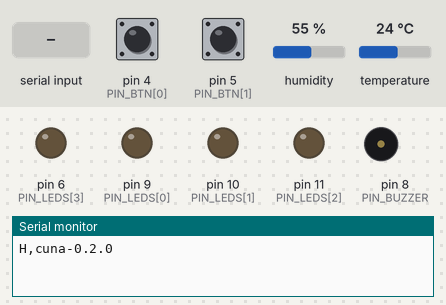
Simulated run of this sketch. Board: Arduino Uno, built with avr-gcc and run on an emulated ATmega328P. On the bench: output pins drawn as LEDs (lit = HIGH), buzzer (waves = sounding, pin HIGH), the last lines printed to the serial monitor. Inputs (shaded band) come from the test bench; at power-on: pin 4 (PIN_BTN[0]) HIGH, pin 5 (PIN_BTN[1]) HIGH, humidity 55 %, temperature 24 °C.

Above: at 1.2 s.
1.3 s: pin 4 (PIN_BTN[0]) pulled LOW for 0.15 s
3.5 s: "LIGHT\n" received over Serial
5.0 s: "BUZ\n" received over Serial
At 5.15 s:
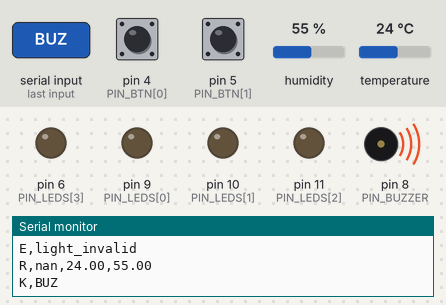
6.5 s: "TARE\n" received over Serial
Timing chart, 0 to 9.0 s (numbered marks = the images above; inputs shaded):
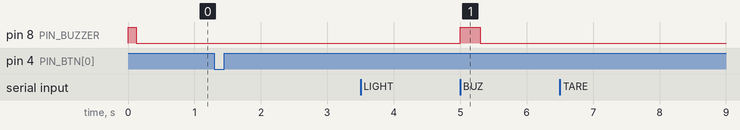

Measured:
- after the input at 5.0 s, pin 8 (PIN_BUZZER): LOW → HIGH at once, → LOW 0.30 s later

The sketch:

cuna_uno.ino
```cpp
/*
  Colchón Minuta — CUNA sin colchón (Arduino UNO por USB hacia la PC).

  Mide temperatura y humedad (DHT22 / AM2302), hace pitidos con un buzzer
  activo y maneja 4 LED con brillo y patrón giratorio. No necesita la balanza
  (HX711): envía el peso como "nan" y el puente lo ignora.
  Mismo protocolo serie que colchon_uno.ino (docs/hardware_protocolo.md), así
  que funciona con el mismo puente de Python sin cambios.

  Librerías (Herramientas > Administrar bibliotecas):
    "DHT sensor library" de Adafruit (instala también "Adafruit Unified Sensor").

  Conexiones (todo a 5 V del USB):
    DHT22   VCC (+) -> 5V, DATA (out) -> D7, GND (-) -> GND
            Si es el sensor suelto de 4 patas (no módulo ni AM2302 con cables),
            pon una resistencia de 10 kΩ entre DATA y 5V. La pata 3 no se usa.
    Buzzer  D8 -> (+) buzzer ACTIVO (-) -> GND
    LED x4  D9, D10, D11, D6 -> resistencia 220 ohm -> LED (pata larga) ; pata corta -> GND
    Botón 1 D4 <-> GND (silencia el buzzer)   Botón 2 D5 <-> GND   (INPUT_PULLUP)
  Si el buzzer consume más de 20 mA, usa un transistor 2N2222 + resistencia de 1 kΩ.

  Mensajes al PC:  H,<fw>  R,<kg>,<°C>,<%>  B,<n>  K,<cmd>  E,<código>
  Comandos del PC: LIGHT,<0|1>,<brillo>,<velocidad>  BUZ,<ms>  PING
*/
#include <DHT.h>

const char FW_VERSION[] = "cuna-0.2.0";
const long BAUD = 115200;

const uint8_t PIN_LEDS[4] = {9, 10, 11, 6};  // todos con PWM
const uint8_t PIN_BUZZER = 8;
const uint8_t PIN_BTN[2] = {4, 5};
const uint8_t PIN_DHT = 7;

// El DHT22 entrega un dato nuevo cada 2 s como mucho: no muestrear más rápido.
const unsigned long SAMPLE_EVERY_MS = 2000;
const unsigned long DEBOUNCE_MS = 40;
const unsigned int BUZZ_MAX_MS = 5000;

DHT dht(PIN_DHT, DHT22);
uint8_t dhtFailures = 0;  // lecturas fallidas seguidas (para avisar una vez)

char lineBuf[48];
uint8_t lineLen = 0;
unsigned long lastSample = 0;
unsigned long buzzUntil = 0;
bool lightsOn = false;
uint8_t lightBrightness = 0;  // 0-100
uint8_t lightSpeed = 50;      // 0-100
uint8_t lightStep = 0;
unsigned long lastLightStep = 0;
bool btnState[2] = {false, false};
unsigned long btnChanged[2] = {0, 0};

// ---------- Luces (RF-20, RF-21): un LED al brillo elegido y el anterior atenuado.
void drawLights() {
  uint8_t level = map(lightBrightness, 0, 100, 0, 255);
  for (uint8_t i = 0; i < 4; i++) {
    uint8_t v = 0;
    if (lightsOn) {
      if (i == lightStep) v = level;
      else if (i == (lightStep + 3) % 4) v = level / 4;
    }
    analogWrite(PIN_LEDS[i], v);
  }
}

void updateLights() {
  if (!lightsOn) return;
  // velocidad 0 -> 1000 ms por paso; 100 -> 80 ms por paso
  unsigned long interval = map(lightSpeed, 0, 100, 1000, 80);
  if (millis() - lastLightStep >= interval) {
    lastLightStep = millis();
    lightStep = (lightStep + 1) % 4;
    drawLights();
  }
}

// ---------- Buzzer: pitido de duración fija, sin bloquear el loop.
void startBuzz(unsigned int ms) {
  digitalWrite(PIN_BUZZER, HIGH);
  buzzUntil = millis() + ms;
}

void stopBuzz() {
  digitalWrite(PIN_BUZZER, LOW);
  buzzUntil = 0;
}

void updateBuzzer() {
  if (buzzUntil && (long)(millis() - buzzUntil) >= 0) stopBuzz();
}

// ---------- Mensajes
void sendHello() {
  Serial.print(F("H,"));
  Serial.println(FW_VERSION);
}

void sendSample() {
  // El DHT22 devuelve NAN si no responde (cable suelto, falta la resistencia
  // de 10 kΩ o se leyó muy seguido). Se envía "nan" y el puente lo ignora.
  float hum = dht.readHumidity();
  float temp = dht.readTemperature();  // °C
  if (isnan(temp) || isnan(hum)) {
    temp = NAN;
    hum = NAN;
    // Avisar solo una vez por racha de fallos, no cada 2 s.
    if (dhtFailures < 255 && ++dhtFailures == 3) {
      Serial.println(F("E,dht22_read_failed"));
    }
  } else {
    dhtFailures = 0;
  }
  Serial.print(F("R,nan,"));  // sin balanza en la cuna
  Serial.print(temp, 2);
  Serial.print(',');
  Serial.println(hum, 2);
}

void handleCommand(char *line) {
  char *arg = strchr(line, ',');
  if (arg) *arg++ = '\0';

  if (!strcmp(line, "LIGHT")) {
    // LIGHT,<encendido 0|1>,<brillo 0-100>,<velocidad 0-100>
    char *b = arg ? strchr(arg, ',') : NULL;
    char *v = b ? strchr(b + 1, ',') : NULL;
    if (!b || !v) {
      Serial.println(F("E,light_invalid"));
      return;
    }
    *b = '\0';
    *v = '\0';
    lightsOn = atoi(arg) != 0;
    lightBrightness = constrain(atoi(b + 1), 0, 100);
    lightSpeed = constrain(atoi(v + 1), 0, 100);
    drawLights();
    Serial.println(F("K,LIGHT"));
  } else if (!strcmp(line, "BUZ")) {
    startBuzz(constrain(arg ? atoi(arg) : 300, 1, BUZZ_MAX_MS));
    Serial.println(F("K,BUZ"));
  } else if (!strcmp(line, "PING")) {
    sendHello();
  } else if (!strcmp(line, "TARE") || !strcmp(line, "RAW") || !strcmp(line, "CAL")) {
    Serial.println(F("E,no_scale"));  // esta placa no tiene balanza
  } else {
    Serial.println(F("E,unknown_command"));
  }
}

void readSerial() {
  while (Serial.available()) {
    char c = Serial.read();
    if (c == '\r') continue;
    if (c == '\n') {
      lineBuf[lineLen] = '\0';
      if (lineLen > 0) handleCommand(lineBuf);
      lineLen = 0;
    } else if (lineLen < sizeof(lineBuf) - 1) {
      lineBuf[lineLen++] = c;
    } else {
      lineLen = 0;  // línea demasiado larga: se descarta
      Serial.println(F("E,line_too_long"));
    }
  }
}

void readButtons() {
  for (uint8_t i = 0; i < 2; i++) {
    bool pressed = digitalRead(PIN_BTN[i]) == LOW;
    if (pressed != btnState[i] && millis() - btnChanged[i] > DEBOUNCE_MS) {
      btnChanged[i] = millis();
      btnState[i] = pressed;
      if (pressed) {
        Serial.print(F("B,"));
        Serial.println(i + 1);
        if (i == 0) stopBuzz();  // el botón 1 silencia el buzzer en el sitio
      }
    }
  }
}

void setup() {
  Serial.begin(BAUD);
  for (uint8_t i = 0; i < 4; i++) {
    pinMode(PIN_LEDS[i], OUTPUT);
    analogWrite(PIN_LEDS[i], 0);
  }
  pinMode(PIN_BUZZER, OUTPUT);
  stopBuzz();
  for (uint8_t i = 0; i < 2; i++) pinMode(PIN_BTN[i], INPUT_PULLUP);

  dht.begin();
  // La primera lectura válida llega ~2 s después de encender (primer R,...).
  lastSample = millis();

  // Pitido corto al encender: confirma que el buzzer está bien conectado.
  startBuzz(120);

  sendHello();
}

void loop() {
  readSerial();
  readButtons();
  updateLights();
  updateBuzzer();
  if (millis() - lastSample >= SAMPLE_EVERY_MS) {
    lastSample = millis();
    sendSample();
  }
}
```
